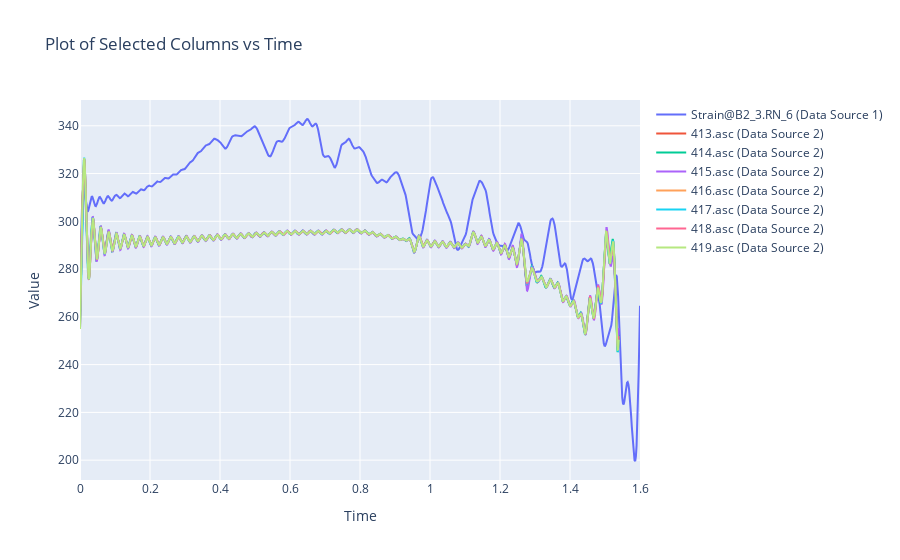

The notebook cell this image was saved under:
### Code cell
import mod as dp
import plotly.graph_objs as go

# Define paths
path1 = r"C:\OneDrive\Articles\10.Working\[D21][20211009]ContactMechanics\MBD.jl\plots\adams2\MR_door (run 29)_out2.csv"
path2 = r"C:\OneDrive\Articles\10.Working\[D21][20211009]ContactMechanics\MBD.jl\plots\adams2\6\GFO_LG U4_export.csv"

# Load data
df1, df2 = dp.load_data(path1, path2)

# Define parameters
selected_columns1 = ['Strain@B2_3.RN_6']
start_time1 = 98.4
end_time1 = 100
selected_columns2 = ['413.asc','414.asc','415.asc','416.asc','417.asc','418.asc','419.asc']  # Replace with actual column names
start_time2 = 0
end_time2 = 2
data_amount = 8
smoothing_method = 'Fourier Filter'
window_sizes1 = [70]*9
window_sizes2 = [70]*9

# Filter data
filtered_df1, filtered_df2, selected_columns1, selected_columns2 = dp.filter_data(df1, df2, start_time1, end_time1, start_time2, end_time2, selected_columns1, selected_columns2, data_amount)
#print(filtered_df1)
# Apply scaling
filtered_df1 = dp.apply_scaling(filtered_df1, selected_columns1)
#print(filtered_df1)
# Apply smoothing
filtered_df1, filtered_df2 = dp.apply_smoothing(filtered_df1, filtered_df2, selected_columns1, selected_columns2, smoothing_method, window_sizes1, window_sizes2)

# Create figure
fig = dp.create_figure(filtered_df1, filtered_df2, selected_columns1, selected_columns2, start_time1)

# Show the figure (or save it)
fig.show()  # Or use fig.write_image("output.png") to save the figure as an image

### Figure 1 — Plotly figure (JSON) as saved in the notebook; plotly's stock layout.template omitted (floating-point values rounded to 4 significant figures; data arrays with more than 128 entries replaced by an {"elided": "..."} marker saying what was removed)
{"data": [{"mode": "lines", "name": "Strain@B2_3.RN_6 (Data Source 1)", "type": "scatter", "x": {"elided": "820 float values"}, "y": {"elided": "820 float values"}}, {"mode": "lines", "name": "413.asc (Data Source 2)", "type": "scatter", "x": {"elided": "1540 float values"}, "y": {"elided": "1540 float values"}}, {"mode": "lines", "name": "414.asc (Data Source 2)", "type": "scatter", "x": {"elided": "1540 float values"}, "y": {"elided": "1540 float values"}}, {"mode": "lines", "name": "415.asc (Data Source 2)", "type": "scatter", "x": {"elided": "1540 float values"}, "y": {"elided": "1540 float values"}}, {"mode": "lines", "name": "416.asc (Data Source 2)", "type": "scatter", "x": {"elided": "1540 float values"}, "y": {"elided": "1540 null values"}}, {"mode": "lines", "name": "417.asc (Data Source 2)", "type": "scatter", "x": {"elided": "1540 float values"}, "y": {"elided": "1540 float values"}}, {"mode": "lines", "name": "418.asc (Data Source 2)", "type": "scatter", "x": {"elided": "1540 float values"}, "y": {"elided": "1540 float values"}}, {"mode": "lines", "name": "419.asc (Data Source 2)", "type": "scatter", "x": {"elided": "1540 float values"}, "y": {"elided": "1540 float values"}}], "layout": {"autosize": true, "title": {"text": "Plot of Selected Columns vs Time"}, "xaxis": {"autorange": true, "range": [0, 1.6], "title": {"text": "Time"}, "type": "linear"}, "yaxis": {"autorange": true, "range": [191.7, 350.8], "title": {"text": "Value"}, "type": "linear"}}}
